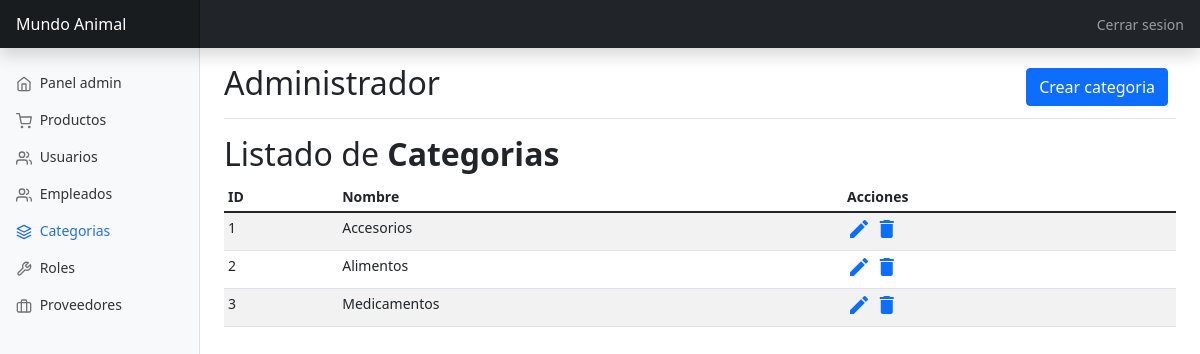
Page /view/categoria.php (signed in) on the committed database.
### tables this page shows
CREATE TABLE categoria (
  idcategoria INT AUTO_INCREMENT PRIMARY KEY,
  nombrec VARCHAR(45) NOT NULL);

### db/database.php (called while the page is built, shortened)
<?php
	class Database{
		private $con;
		private $dbhost="localhost";
		private $dbuser="root";
		private $dbpass="root";
		private $dbname="mundoanimal";
		public function connect_db(){
			$this->con = mysqli_connect($this->dbhost, $this->dbuser, $this->dbpass, $this->dbname);
		}
        public function readCat(){
            $sql = "SELECT * FROM categoria";
            $res = mysqli_query($this->con, $sql);
            	return $res;
        }
}
?>

### view/categoria.php (the view, shortened to what this page needs)
<?php
include('../db/database.php');
$categorias = new Database();
?>
<!doctype html>
<html lang="en">
<head>
  <link href="https://cdn.jsdelivr.net/npm/bootstrap@5.1.3/dist/css/bootstrap.min.css" rel="stylesheet">
  <link href="../css/dashboard.css" rel="stylesheet">
</head>
<body>
  <header class="navbar navbar-dark sticky-top bg-dark flex-md-nowrap p-0 shadow">
    <a class="navbar-brand col-md-3 col-lg-2 me-0 px-3" href="#">Mundo Animal</a>
    <div class="navbar-nav">
      <div class="nav-item text-nowrap">
        <a class="nav-link px-3" href="../view/logout.php">Cerrar sesion</a>
      </div>
    </div>
  </header>
  <div class="container-fluid">
    <div class="row">
      <nav id="sidebarMenu" class="col-md-3 col-lg-2 d-md-block bg-light sidebar collapse">
        <div class="position-sticky pt-3">
          <ul class="nav flex-column">
            <li class="nav-item">
              <a class="nav-link" aria-current="page" href="admin.php">
                <span data-feather="home"></span>
                Panel admin
              </a>
            </li>
            <li class="nav-item">
              <a class="nav-link" href="productos.php">
                <span data-feather="shopping-cart"></span>
                Productos
              </a>
            </li>
            <li class="nav-item">
              <a class="nav-link" href="user.php">
                <span data-feather="users"></span>
                Usuarios
              </a>
            </li>
            <li class="nav-item">
              <a class="nav-link" href="empleados.php">
                <span data-feather="users"></span>
                Empleados
              </a>
            </li>
            <li class="nav-item">
              <a class="nav-link active" href="categoria.php">
                <span data-feather="layers"></span>
                Categorias
              </a>
            </li>
            <li class="nav-item">
              <a class="nav-link" href="roles.php">
                <span data-feather="tool"></span>
                Roles
              </a>
            </li>
            <li class="nav-item">
              <a class="nav-link" href="proveedores.php">
                <span data-feather="briefcase"></span>
                Proveedores
              </a>
            </li>
          </ul>
        </div>
      </nav>
      <main class="col-md-9 ms-sm-auto col-lg-10 px-md-4">
        <div class="d-flex justify-content-between flex-wrap flex-md-nowrap align-items-center pt-3 pb-2 mb-3 border-bottom">
          <h1 class="h2">Administrador</h1>
          <div class="btn-toolbar mb-2 mb-md-0">
            <div class="btn-group me-2">
              <a href="../crud/createCategoria.php" class="btn btn-primary">Crear categoria</a>
            </div>
          </div>
        </div>
        <h2>Listado de <b>Categorias</b></h2>
        <div class="table-responsive">
          <table class="table table-striped table-sm">
            <thead>
              <tr>
                <th scope="col">ID</th>
                <th scope="col">Nombre</th>
                <th scope="col">Acciones</th>
              </tr>
            </thead>
            <tbody>
              <?php $listado = $categorias->readCat(); ?>
              <?php
              while ($row = mysqli_fetch_object($listado)) {
                $idcategoria = $row->idcategoria;
                $nombrec = $row->nombrec;
              ?>
                <tr>
                  <td><?php echo $idcategoria; ?></td>
                  <td><?php echo $nombrec; ?></td>
                  <td>
                    <a href="../crud/updateCategoria.php?idcategoria=<?php echo $idcategoria; ?>" class="edit" title="Editar" data-toggle="tooltip"><i class="material-icons">&#xE254;</i></a>
                    <a href="../crud/deleteCategoria.php?idcategoria=<?php echo $idcategoria; ?>" class="delete" title="Eliminar" data-toggle="tooltip" onclick="return confirm('Seguro que quieres eliminarlo?')"><i class="glyphicon glyphicon-trash"></i><i class="material-icons">&#xE872;</i></a>
                  </td>
                </tr>
              <?php
              }
              ?>
            </tbody>
          </table>
        </div>
      </main>
    </div>
  </div>
</body>
</html>

### css/dashboard.css (style rules this page uses)
body { font-size: .875rem; }
.feather { width: 16px; height: 16px; vertical-align: text-bottom; }
.sidebar { position: fixed; top: 0; bottom: 0; left: 0; z-index: 100; padding: 48px 0 0; box-shadow: inset -1px 0 0 rgba(0, 0, 0, .1); }
.sidebar .nav-link { font-weight: 500; color: #333; }
.sidebar .nav-link .feather { margin-right: 4px; color: #727272; }
.sidebar .nav-link.active { color: #2470dc; }
.sidebar .nav-link:hover .feather, .sidebar .nav-link.active .feather { color: inherit; }
.navbar-brand { padding-top: .75rem; padding-bottom: .75rem; font-size: 1rem; background-color: rgba(0, 0, 0, .25); box-shadow: inset -1px 0 0 rgba(0, 0, 0, .25); }

### rows in the picture
categoria: idcategoria "1", nombrec "Accesorios"
categoria: idcategoria "2", nombrec "Alimentos"
categoria: idcategoria "3", nombrec "Medicamentos"
